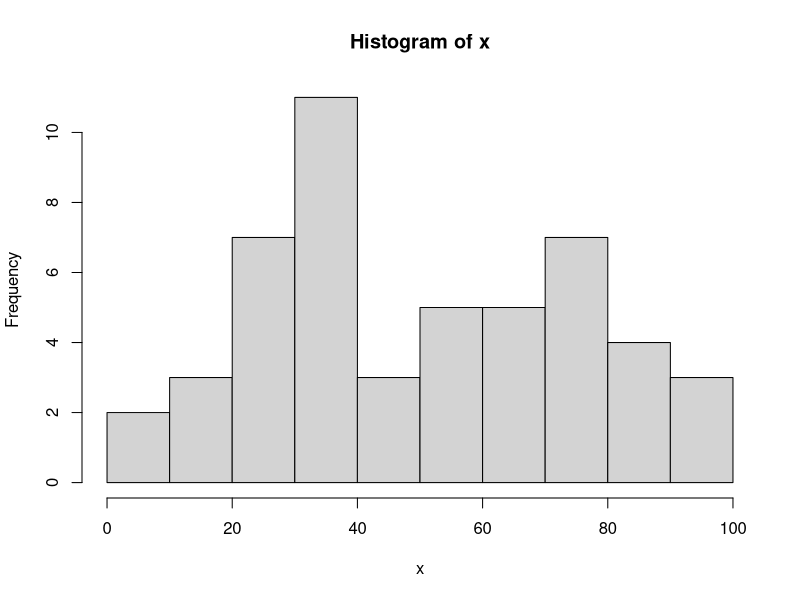

The R script that drew this image:
#Construir el histograma con los datos muestreados
x=scan(file="datosprob3.txt", sep="\n", dec=".",blank.lines.skip = TRUE); #Lectura del archivo
hist(x); #Creacion del Histograma